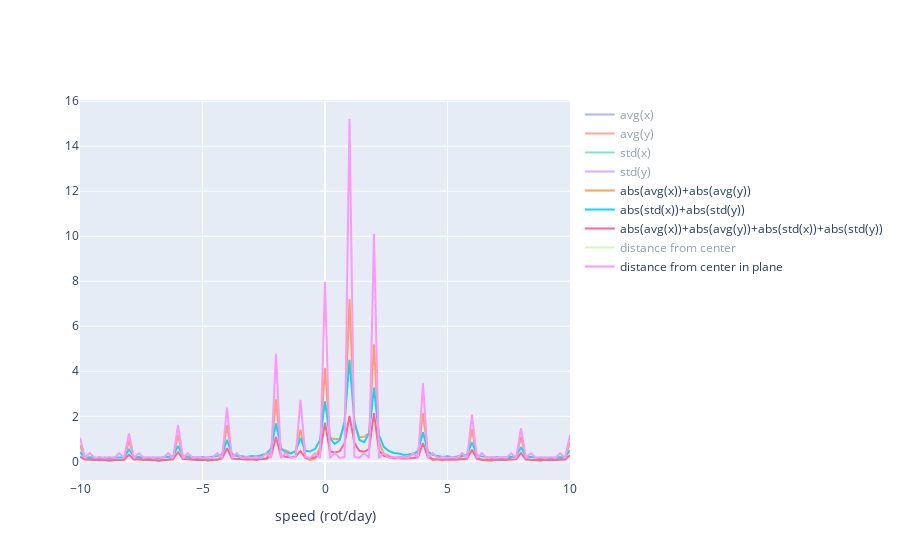

The notebook cell this image was saved under:
### Code cell
## high level metrics visualization
speed = np.array(speed)
plants = np.array(plants)

means = plants.mean(axis=1)
stds = plants.std(axis=1)
dists = np.linalg.norm(plants[:,-1,:], axis=1)
dists_xy = np.linalg.norm(plants[:,-1,0:2], axis=1)

data = []
data.append(
    go.Scatter(
        x=speed,
        y=means[:,0],
        name="avg(x)",
        visible="legendonly"
    )
)
data.append(
    go.Scatter(
        x=speed,
        y=means[:,1],
        name="avg(y)",
        visible="legendonly"
    )
)
data.append(
    go.Scatter(
        x=speed,
        y=stds[:,0],
        name="std(x)",
        visible="legendonly"
    )
)
data.append(
    go.Scatter(
        x=speed,
        y=stds[:,1],
        name="std(y)",
        visible="legendonly"
    )
)
data.append(
    go.Scatter(
        x=speed,
        y=np.abs(means[:,0])+np.abs(means[:,1]),
        name="abs(avg(x))+abs(avg(y))"
    )
)
data.append(
    go.Scatter(
        x=speed,
        y=np.abs(stds[:,0])+np.abs(stds[:,1]),
        name="abs(std(x))+abs(std(y))"
    )
)
data.append(
    go.Scatter(
        x=speed,
        y=np.abs(means[:,0]/means[:,0].max()) \
            + np.abs(means[:,1]/means[:,1].max()) \
            + np.abs(stds[:,0]/stds[:,0].max()) \
            + np.abs(stds[:,1]/stds[:,1].max()),
        name="abs(avg(x))+abs(avg(y))+abs(std(x))+abs(std(y))"
    )
)
data.append(
    go.Scatter(
        x=speed,
        y=dists,
        name="distance from center",
        visible="legendonly"
    )
)
data.append(
    go.Scatter(
        x=speed,
        y=dists_xy,
        name="distance from center in plane"
    )
)
fig = go.Figure(
    data,
    layout=go.Layout(
        xaxis=dict(
            title="speed (rot/day)"
        )
    )
)
fig.show()
